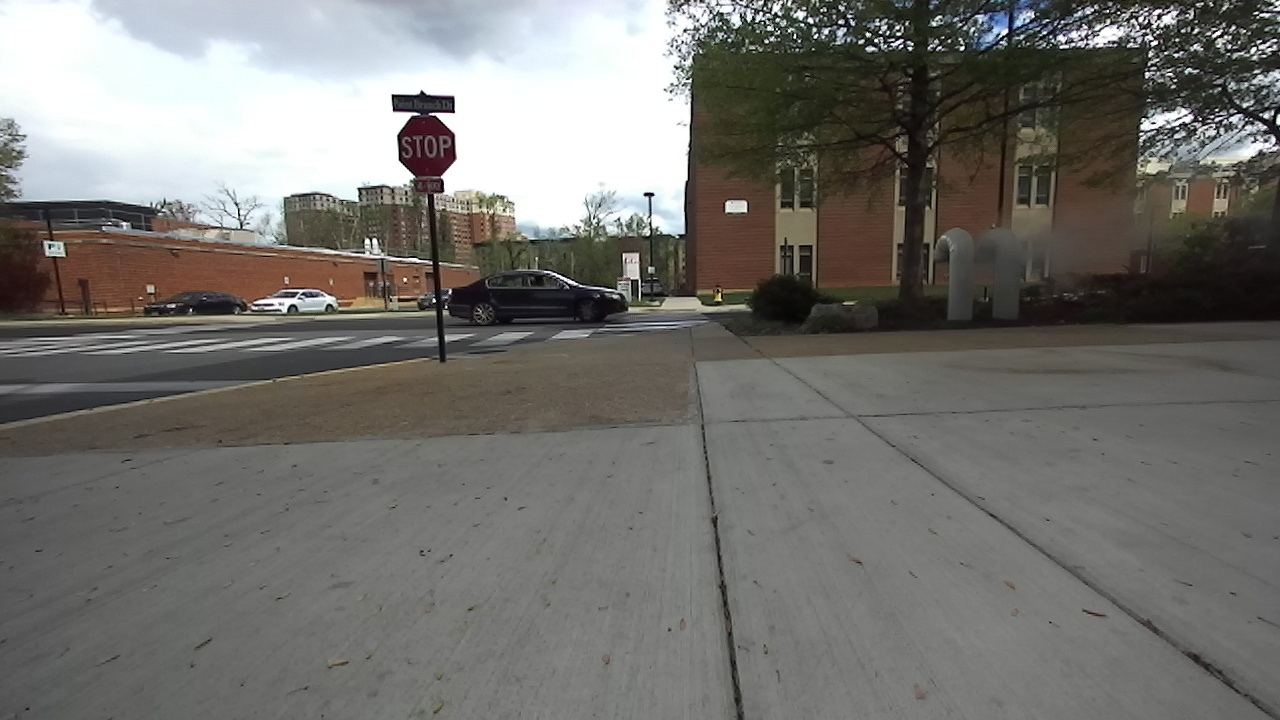
#> input picture src_imgs/stop.jpg, 1280 x 720 px
$ python threshold_hist_contour.py
#> lines starting #> are read from the running program, lines starting #| are printed output that depends on the picture; after the words box and inside, x2 and y2 are one past the last pixel; in counts of white or black regions, pixels touching at a corner belong together
### scripts/base_cam_transformation.py
from scipy.spatial.transform import Rotation
import numpy as np

def compute_T_from_vecs(roll, pitch, yaw, x, y, z):
    R_scipy = Rotation.from_euler('xyz', [roll, pitch, yaw], degrees=False)
    R = R_scipy.as_matrix()
    T = np.column_stack((R, [x, y, z]))
    T = np.vstack((T, [0,0,0,1]))

    return T


def rotation_matrix_to_euler_angles(R):
    r = Rotation.from_matrix(R)
    euler = r.as_euler('xyz', degrees=True)
    roll, pitch, yaw = euler[0], euler[1], euler[2]
    return roll, pitch, yaw

#                                       roll        pitch       yaw     x       y           z
T_base_cam_mount = compute_T_from_vecs(-2.8799, -0.0078747, -1.5414, 0.55275, 0.023161, 0.25643)
T_cam_mount_cam  = compute_T_from_vecs( 1.5708, 0.0, 0.0, -0.042893, -0.012411, -0.018901)
T_cam_center     = compute_T_from_vecs(1.61079632679, -1.57079632679, 0.0, 0.06, 0.0, 0.0)

T_final = np.matmul(T_base_cam_mount, T_cam_mount_cam, T_cam_center)
roll_f, pitch_f, yaw_f = rotation_matrix_to_euler_angles(T_final[:3,:3])
# print(T_final)
# print(roll_f, pitch_f, yaw_f)

### scripts/threshold_hist_contour.py
'''
Author: Mudit Singal
Project: Stop Sign corner detection for camera pose estimation
University: University of Maryland, College Park
'''

'''
Zed camera params
height: 720
width: 1280
distortion_model: "plumb_bob"
D: [0.0, 0.0, 0.0, 0.0, 0.0]
K: [521.8381958007812, 0.0, 684.0656127929688, 0.0, 521.8381958007812, 350.3512268066406, 0.0, 0.0, 1.0]
R: [1.0, 0.0, 0.0, 0.0, 1.0, 0.0, 0.0, 0.0, 1.0]
P: [521.8381958007812, 0.0, 684.0656127929688, 0.0, 0.0, 521.8381958007812, 350.3512268066406, 0.0, 0.0, 0.0, 1.0, 0.0]

'''


# Imporing the necessary libraries
import matplotlib.pyplot as plt
import numpy as np
import math
import os
import datetime
import cv2
import octagon_points as pt_src
from scipy.spatial.transform import Rotation
import base_cam_transformation as trans

# Reading the path
curr_pwd = os.getcwd()
img_path = curr_pwd + "/.." + '/src_imgs/'
CASE = 0
margin_percent = 1 / 100
dist_coeffs = np.array([0.0, 0.0, 0.0, 0.0, 0.0])
K = np.array([[521.8381958007812, 0.0, 684.0656127929688],
              [0.0, 521.8381958007812, 350.3512268066406],
              [0.0, 0.0, 1.0]])
# K = np.array([  [1382.58398,    0,          945.743164],
#                 [0,             1383.57251, 527.04834],
#                 [0,             0,          1]])

K_inv = np.linalg.inv(K)


# Construct the A matrix as per the given formula in slides
def make_A_matrix(image_pts, world_pts):
    A = np.zeros(shape=(2*len(image_pts),9), dtype=np.float32)
    for i in range(0, 2*len(image_pts) - 1, 2):
        x1 = world_pts[i//2][0]
        y1 = world_pts[i//2][1]

        x1_dash = image_pts[i//2][0]
        y1_dash = image_pts[i//2][1]
        A[i] = np.array([x1, y1, 1, 0, 0, 0, -x1_dash*x1, -x1_dash*y1, -x1_dash])
        A[i+1] = np.array([0, 0, 0, x1, y1, 1, -y1_dash*x1, -y1_dash*y1, -y1_dash])

    # print(A.shape)
    return A

# Function to calculate the H matrix as by finding the least eigen vector of A_transpose * A, scaling it by the h22 term
# and then rearranging into a 3x3 matrix
def calc_H_matrix(A):
    sq_A = np.matmul(A.T, A)
    eig_vals, eig_vecs = np.linalg.eig(sq_A)
    smallest_eig_vec = eig_vecs[:, np.argmin(eig_vals)]
    smallest_eig_vec = smallest_eig_vec / smallest_eig_vec[-1]
    H = smallest_eig_vec.reshape((3,3))

    return H

def compute_pose(H):
    global K_inv
    r_t_mat = np.matmul(K_inv, H)

    # Finding 2 lambdas from A1 and A2 vectors and taking average to get a better lambda
    lambda1 = np.linalg.norm(r_t_mat[:,0])
    lambda2 = np.linalg.norm(r_t_mat[:,1])
    lambda_ = (lambda1 + lambda2)/2

    # Scaling the matrix by lambda
    r_t_mat_norm = r_t_mat / lambda_

    # Extracting the pose rotation and translation vectors from the above matrix
    r1_vec = r_t_mat_norm[:,0]
    r2_vec = r_t_mat_norm[:,1]
    t_vec = r_t_mat_norm[:,2]
    r3_vec = np.cross(r1_vec, r2_vec)
    R = np.vstack((r1_vec, r2_vec, r3_vec))
    # R = np.vstack(R, r3_vec)
    # R = R.T
    print("R matrix is: \n", R)
    print("T vector is: ", t_vec)
    # print(t_vec)

    return np.column_stack([r1_vec, r2_vec, r3_vec, t_vec])


# Function to compute the transformation matrix for the translation and rotation vector (axis-angle representation) returned by solvePnP cv2 function
def compute_T_from_vecs(retval, r_vec, t_vec):
    if retval == False:
        return None

    R, _ = cv2.Rodrigues(r_vec)
    T = np.column_stack((R, t_vec))
    T = np.vstack((T, [0,0,0,1]))

    return T


def rvec_to_euler_angles(r_vec):
    R, _ = cv2.Rodrigues(r_vec)
    r = Rotation.from_matrix(R)
    euler = r.as_euler('xyz', degrees=False)
    roll, pitch, yaw = euler[0], euler[1], euler[2]
    return roll, pitch, yaw

def rotation_matrix_to_euler_angles(R, degrees=False):
    r = Rotation.from_matrix(R)
    euler = r.as_euler('xyz', degrees)
    roll, pitch, yaw = euler[0], euler[1], euler[2]
    return roll, pitch, yaw


def draw_obj_frame(r_vec, t_vec, img, image_points, axis_len=700, axis_thickness=3):
    global K, dist_coeffs
    axes = np.array([[axis_len,0,0], [0,axis_len,0], [0,0,axis_len]], dtype=np.float32)
    img_axes, jacobian = cv2.projectPoints(axes, r_vec, t_vec, K, dist_coeffs)
    img_axes = img_axes.reshape(-1, 2).astype(np.int32)
    axis_origin = (image_points[5]+image_points[6])//2
    cv2.line(img, axis_origin, img_axes[0], (255,0,0), axis_thickness)
    cv2.line(img, axis_origin, img_axes[1], (0,255,0), axis_thickness)
    cv2.line(img, axis_origin, img_axes[2], (0,0,255), axis_thickness)

# Function to make a pose in ROS format viz. x, y, z, roll, pitch, yaw
def make_pose_xyzrpy(pos_vec, r_vec):
    roll, pitch, yaw = rvec_to_euler_angles(r_vec)
    euler_vec = np.array([roll, pitch, yaw], dtype=np.float32)
    curr_pose = np.append(pos_vec, euler_vec)
    return curr_pose

# Function to calculate the error in position of 2 poses using L2 norm
def compute_pose_position_err(expected_pose, curr_pose):
    err = np.linalg.norm(expected_pose[:3]-curr_pose[:3])/10  # To make error in cm
    return err

# Function to calculate the rotational difference of 2 poses using rpy in radians and then taking L2 norm
def compute_pose_rotation_err(expected_pose, curr_pose):
    err = np.linalg.norm(expected_pose[3:]-curr_pose[3:])*180/np.pi
    return err

# Function to calculate the overall error in position using sum of position and rotation errors
def compute_pose_overall_err(expected_pose, curr_pose):
    err = compute_pose_position_err(expected_pose, curr_pose) + compute_pose_rotation_err(expected_pose, curr_pose)
    return err

# Function to plot the histogram of pose and rotation errors
def draw_pose_err_hist(expected_pose, r_vec, t_vec):
    curr_pose = make_pose_xyzrpy(t_vec, r_vec)
    pos_err = compute_pose_position_err(expected_pose, curr_pose)
    rot_err = compute_pose_rotation_err(expected_pose, curr_pose)
    tot_err = compute_pose_overall_err(expected_pose, curr_pose)
    x_err = abs(expected_pose[0] - curr_pose[0])/10
    y_err = abs(expected_pose[1] - curr_pose[1])/10
    z_err = abs(expected_pose[2] - curr_pose[2])/10
    roll_err  = abs(expected_pose[3] - curr_pose[3])*180/np.pi
    pitch_err = abs(expected_pose[4] - curr_pose[4])*180/np.pi
    yaw_err   = abs(expected_pose[5] - curr_pose[5])*180/np.pi
    names = ['x_error', 'y_error', 'z_error', 'position_err', 'roll_error', 'pitch_error', 'yaw_error', 'rotation_err', 'total_err']
    err_axis = [x_err, y_err, z_err, pos_err, roll_err, pitch_err, yaw_err, rot_err, tot_err]
    figure = plt.figure(figsize=(15,8))
    plt.bar(names, err_axis)
    plt.ylabel("Error in cm and degrees")
    plt.savefig("../results/error_graph_"+str(CASE)+".png")
    plt.show()


'''
stop  -> 397, 115, 458, 177

stop2 -> 595, 120, 655, 184

stop3 -> 494, 178, 535, 222

stop4 -> 696, 166, 726, 210
'''

img1 = cv2.imread(img_path + "stop.jpg")
#> img1 is the input picture: shape (720, 1280, 3); mean B, G, R 110.7, 114.5, 115.8
img2 = cv2.imread(img_path + "stop2.jpg")
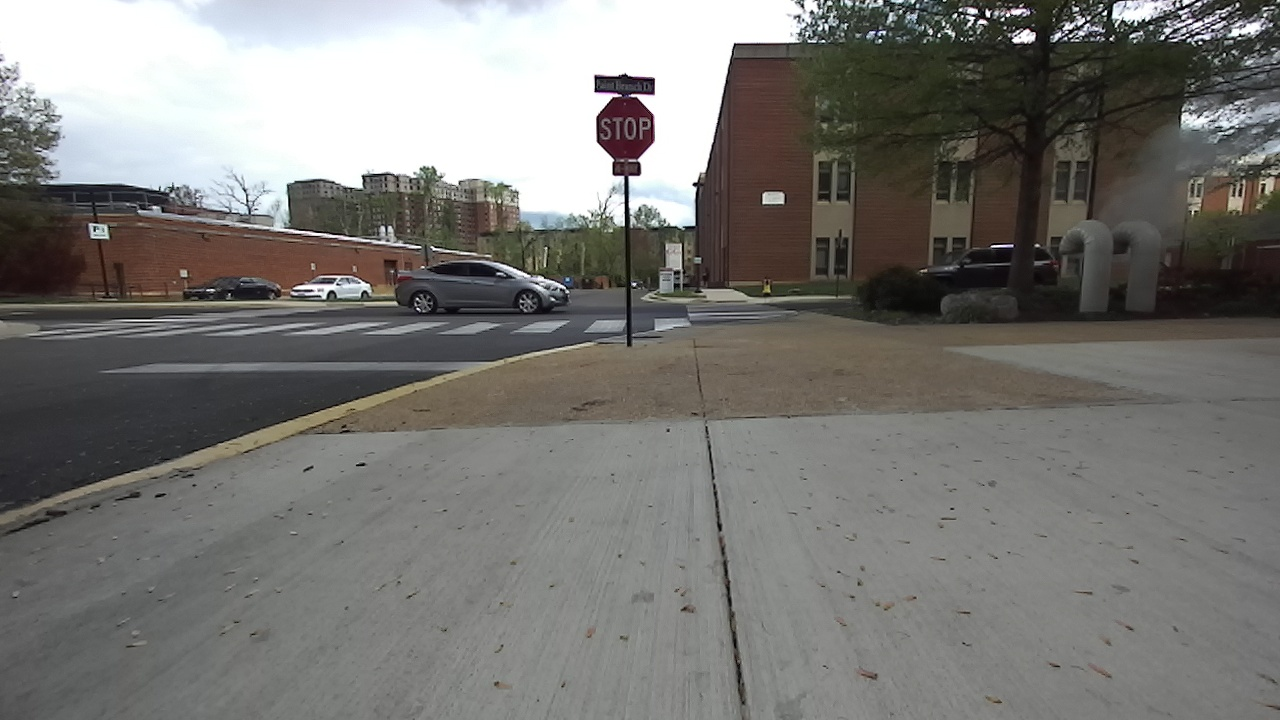
#> input picture src_imgs/stop2.jpg, 1280 x 720 px
#> img2 is the input picture: shape (720, 1280, 3); mean B, G, R 116.4, 119.6, 120.8
img3 = cv2.imread(img_path + "stop3.jpg")
img4 = cv2.imread(img_path + "stop4.jpg")

# Considering the 4 cases of stop signs, later this will be integrated with YOLO to eliminate separate cases
if CASE == 0:
    box_tl_x = 397
    box_tl_y = 115
    box_br_x = 458
    box_br_y = 177
    img = img1
    actual_pose = np.array([-1990.0, -2000.0, 6010.0, -np.pi, 0.0, 0.0])

elif CASE == 1:
    box_tl_x = 596
    box_tl_y = 97
    box_br_x = 655
    box_br_y = 162
    img = img2
    actual_pose = np.array([-697.0, -2000.0, 6010.0, -np.pi, 0.0, 0.0])

elif CASE == 2:
    box_tl_x = 494
    box_tl_y = 178
    box_br_x = 535
    box_br_y = 222
    img = img3
    actual_pose = np.array([-1990.0, -2000.0, 7170.0, -np.pi, 0.0, 0.0])

elif CASE == 3:
    box_tl_x = 696
    box_tl_y = 166
    box_br_x = 726
    box_br_y = 210
    img = img4
    actual_pose = np.array([-1990.0, -2000.0, 6010.0, -np.pi, np.pi/4, 0.0])


# Adjusted box dimensions
box_w = abs(box_br_x - box_tl_x)
box_h = abs(box_br_y - box_tl_y)
margin_x = int( box_w * margin_percent )
margin_y = int( box_h * margin_percent )


erode_kernel = np.ones((5,5), np.uint8)
dil_kernel = np.ones((5,5), np.uint8)


curr_ts = datetime.datetime.now()
print("Current timestamp: " + str(curr_ts))

stop_isolated = np.copy(img)

stop_isolated[:box_tl_y - margin_y] = 0
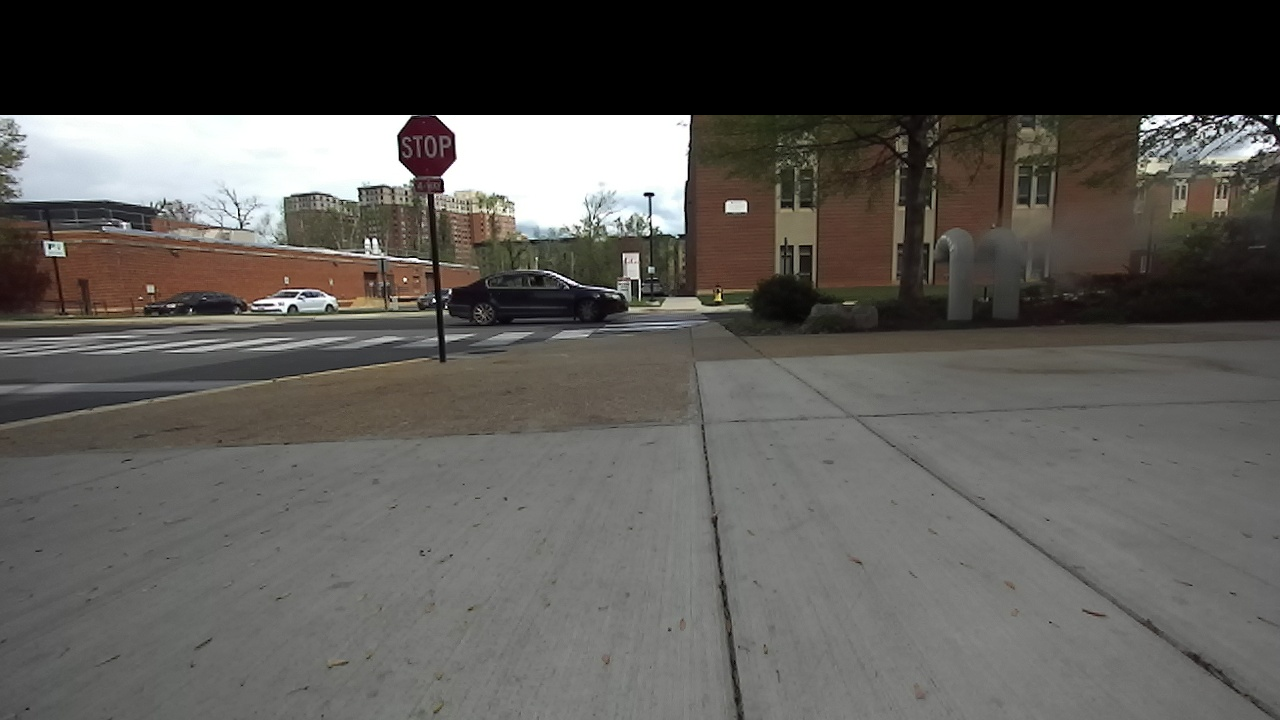
#> stop_isolated: shape (720, 1280, 3); 15.97% of pixels changed, all inside (x1, y1, x2, y2) = (0, 0, 1280, 115)
stop_isolated[box_br_y + margin_y:] = 0
stop_isolated[:, :box_tl_x - margin_x] = 0
stop_isolated[:, box_br_x + margin_x:] = 0


hist_pad = 8

sub_img = img[box_tl_y - margin_y : box_br_y + margin_y, box_tl_x - margin_x : box_br_x + margin_x]
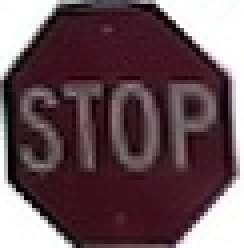
#> sub_img: shape (62, 61, 3) (shown 4 times larger); mean B, G, R 89, 82.3, 105.6

gray_sub_img = cv2.cvtColor(stop_isolated, cv2.COLOR_BGR2GRAY)
# hist = cv2.calcHist([sub_img[:, :, 2]],[0],None,[256],[0,256])
hist = cv2.calcHist([gray_sub_img],[0],None,[256],[0,256])
#> hist = 256 values, max 917819 at index 0, min 0 at index 133, mean 3600
sub_hist = hist[8:-8]
#> sub_hist = 240 values, max 175 at index 23, min 0 at index 125, mean 12.51
max_idx = np.argmax(sub_hist) + 8
#> max_idx = 31
hist_roi = hist[max_idx-hist_pad:max_idx+hist_pad+1]
#> hist_roi = 17 values, max 175 at index 8, min 24 at index 0, mean 91.35
print(hist_roi)
#> (printed output is left out)
print(hist[max_idx])
#| [175.]
# hist = sorted(hist)
print(sub_img.shape[0]*sub_img.shape[1])
#| 3782
print(np.sum(hist))
#| 921600.0

# plt.plot(hist_roi)
# plt.show()


# mask = (gray_sub_img < hist[max_idx-hist_pad]) | (gray_sub_img > hist[max_idx])
mask = (gray_sub_img < 2) | (gray_sub_img > hist[max_idx]+hist_pad)
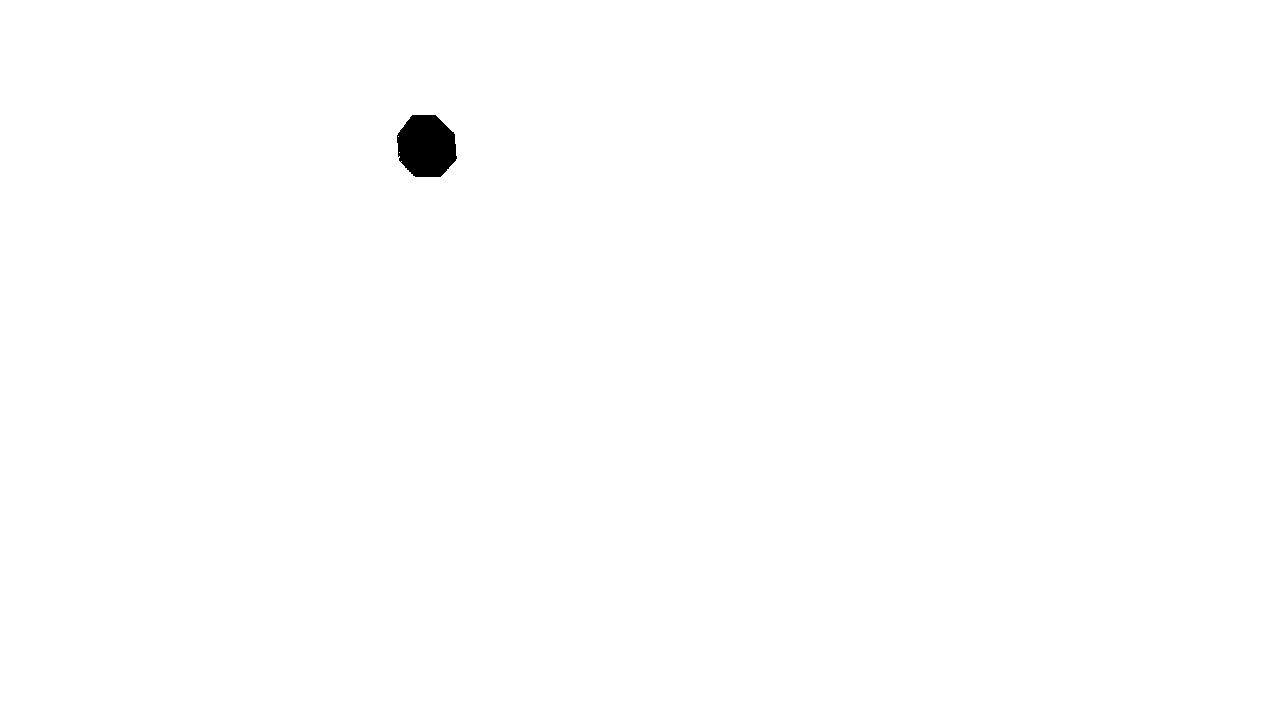
#> mask: shape (720, 1280) bool; 99.7% white; 1 black region, box (x1, y1, x2, y2) and area: (397, 115, 457, 177) 2972
gray_sub_img[mask] = 0
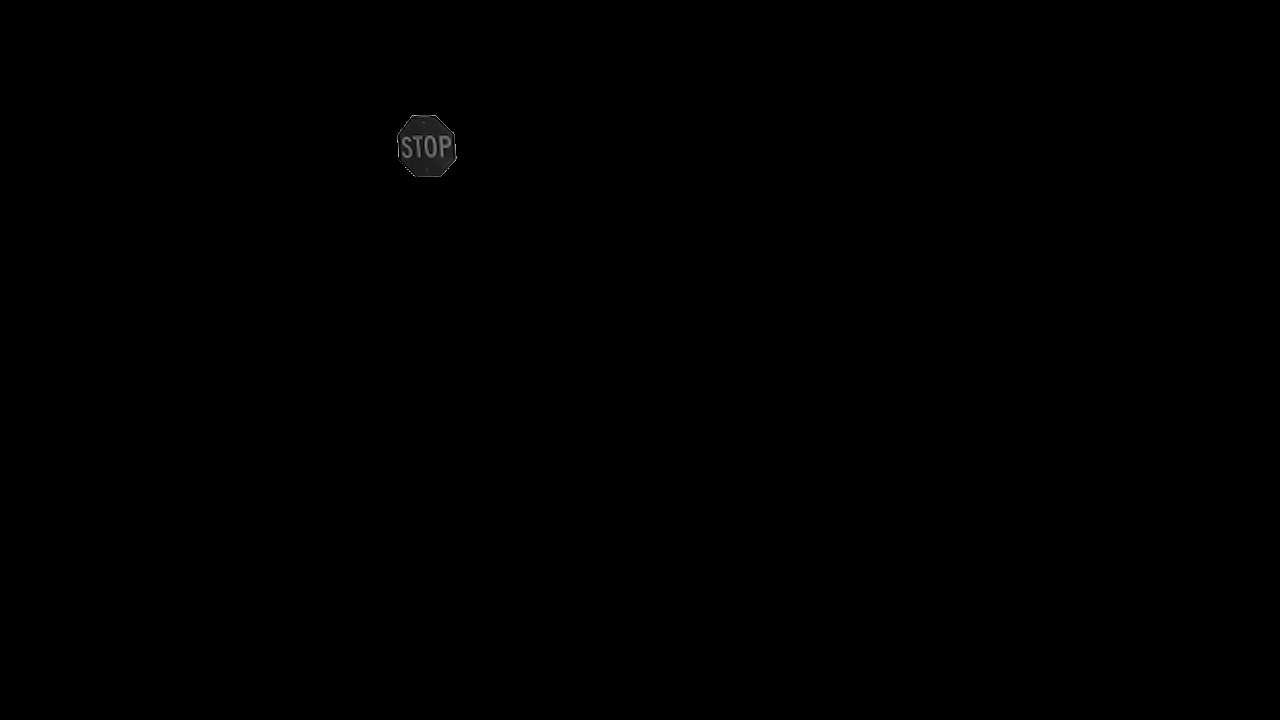
#> gray_sub_img: shape (720, 1280); min 0, max 183, mean 0.2
gray_sub_img = (gray_sub_img > 0).astype(np.uint8)*255
#> gray_sub_img: shape (720, 1280); 0.32% white; 1 white region

contours, hierarchy = cv2.findContours(gray_sub_img, cv2.RETR_TREE, cv2.CHAIN_APPROX_SIMPLE)
#> contours = 4 contours, 3 with area under 20; largest, box (x1, y1, x2, y2) and area: (397, 115, 457, 177) 2884
final_img_pts = []

for contour in contours:
    perimeter = cv2.arcLength(contour, True)
    if cv2.contourArea(contour) < 150:
        continue

    approx = cv2.approxPolyDP(contour, 0.02 * perimeter, True)

    if len(approx) >= 8:  # Assuming an octagon has 8 vertices
        print(approx)
        final_img_pts = approx.copy().reshape(approx.shape[0],2)
        # cv2.drawContours(img, [final_img_pts], -1, (0, 255, 0), 2)
        final_img_pts = final_img_pts[final_img_pts[:, 1].argsort()]
        top4_pts = final_img_pts[:4]
        top4_pts = top4_pts[top4_pts[:, 0].argsort()]
        bottom4_pts = final_img_pts[-4:]
        bottom4_pts = bottom4_pts[bottom4_pts[:, 0].argsort()]
        final_img_pts = np.concatenate((top4_pts, bottom4_pts))
        print(final_img_pts.shape)
        print(pt_src.pts.shape)
        print(final_img_pts)

        H, _ = cv2.findHomography(final_img_pts, pt_src.pts)
        compute_pose(H)
        print("H matrix using openCV function: \n", H)
        A = make_A_matrix(final_img_pts, pt_src.pts)
        H2 = calc_H_matrix(A)
        print("H matrix using custom function: \n", H2)
        compute_pose(H2)
        # Uses the Levenberg-Marquardt optimization method
        retval, r_vec, t_vec = cv2.solvePnP(pt_src.pts_3d, final_img_pts.astype(np.float64), K, dist_coeffs, flags=cv2.SOLVEPNP_ITERATIVE)
        # Infinitesimal Plane-Based Pose Estimation, the results don't vary significantly when compared to the iterative PnP process
        # retval, r_vec, t_vec = cv2.solvePnP(pt_src.pts_3d, final_img_pts.astype(np.float64), K, dist_coeffs, flags=cv2.SOLVEPNP_IPPE)
        # cv2.solvePnPRansac() uses ransac with iterative process, however the results returned are nearly identical when compared to the iterative process

        T = compute_T_from_vecs(retval, r_vec, t_vec)
        # T = T @ trans.T_final
        print("Final t vec is: ", t_vec.reshape((3)))
        print("Transformation matrix is: \n" ,T)
        roll, pitch, yaw = rotation_matrix_to_euler_angles(T[:3, :3], degrees=True)
        r = Rotation.from_euler('xyz', [roll, pitch, yaw], degrees=False)
        rotation_matrix = r.as_matrix()
        print("The roll, pitch, yaw are: ", roll, pitch, yaw )
        print(rotation_matrix)


        # Draw coordinate frame on image
        draw_obj_frame(r_vec, t_vec, img, image_points=final_img_pts, axis_len=700, axis_thickness=3)
        cv2.imwrite("../results/estimated_frame_"+str(CASE)+".jpg", img)

        # Plot the error between calculated pose and actual pose
        draw_pose_err_hist(actual_pose, r_vec, t_vec)
#> this loop made 4 passes
#> (perimeter, top4_pts, bottom4_pts) on pass 1: (205.9, [[397, 135], [412, 115], [435, 115], [454, 134]], [[399, 160], [415, 176], [440, 176], [456, 158]])
#> (contour, perimeter) on passes 2 to 4: ([[400, 161], [401, 160], [402, 161], [401, 162]], 5.66), ([[398, 152], [399, 151], [400, 152], [399, 153]], 5.66), ([[397, 136], [398, 135], [399, 136], [398, 137]], 5.66)
#> (printed output is left out)
#> pass 1, in draw_pose_err_hist, `plt.savefig("../results/error_graph_"+str(CASE)+".png")`:
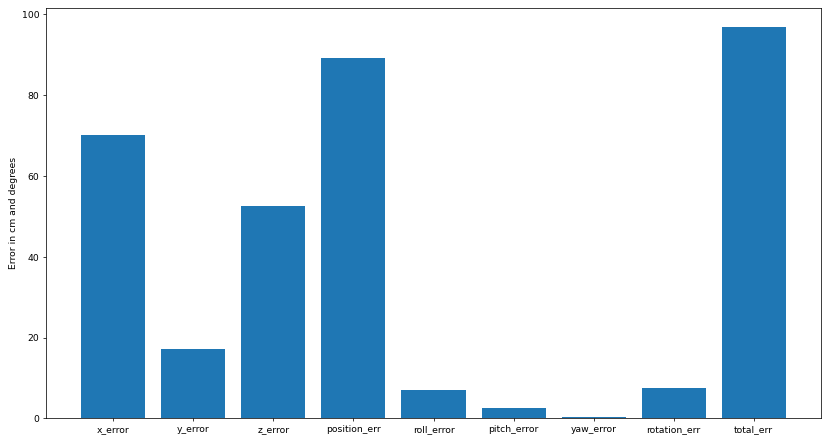
#> figure drawn by matplotlib, 1 panel; tallest bar 96.84 high, from x = 7.6 to 8.4


        # [5 lines of commented-out code are left out]


cv2.imshow("Stop capture", img)
cv2.imwrite("hist_stop4.jpg", img)
# cv2.imshow("HSV Stop capture", img_hsv)

cv2.waitKey(0)
cv2.destroyAllWindows()
